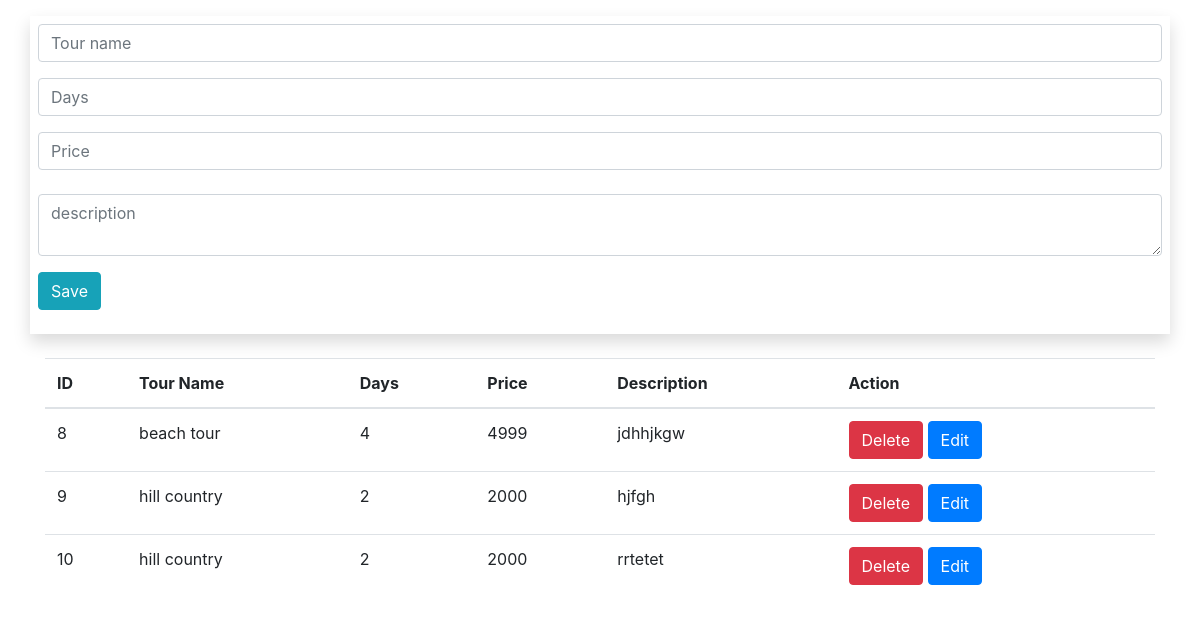
The app's page /Kajan/index1.php with its own data.
### tables this page shows
CREATE TABLE `packages` (
  `id` int(11) NOT NULL,
  `tourname` varchar(20) NOT NULL,
  `days` int(11) NOT NULL,
  `price` int(11) NOT NULL,
  `description` varchar(50) NOT NULL
);

### Kajan/index1.php (the view, shortened to what this page needs)
<!doctype html>
<html lang="en">
  <head>
    <link rel="stylesheet" href="https://stackpath.bootstrapcdn.com/bootstrap/4.3.1/css/bootstrap.min.css">
  </head>
  <body>
      <div class="container mt-3 mb-4 p-2 shadow bg-white">
          <form action="crud.php" method="POST">
                  <div class="form-group">
                      <input type="text" name="Tourname" class="form-control" id="Tour name" placeholder="Tour name">
                  </div>
                      <div class="form-group">
                          <input type="text" name="Days" class="form-control" id="Days" placeholder="Days">
                      </div>
                      <div class="form=group">
                          <input type="text" name="Price" class="form-control" id="Price" placeholder="Price">
                          </div>
                        <br>
                      <div class="form-group">
                        <textarea name="description" class="form-control" id="description" placeholder="description"></textarea>
                        </div>
                          <div class="form-group">
                          <button type="submit" name="save" class="btn btn-info">Save</button>
                          </div>
          </form>
      </div>
      <?php require_once("crud.php"); ?>
      <div class="container">
          <table class="table">
          <thead>
              <tr>
              <th>ID</th>
               <th>Tour Name</th>
               <th>Days</th>
               <th>Price</th>
               <th>Description</th>
               <th>Action</th>
              </tr>
              </thead>
              <tbody>
                  <form action="crud.php" method="POST">
              <?php
                  $sQuery = "SELECT * FROM packages LIMIT 50";
                  $result = $conn-> query($sQuery);
                  $x=1;
                  while($row = $result->fetch_assoc()): ?>
                  <tr>
                  <td><?php echo $row['id']; ?></td>
                  <td><?php echo $row['tourname']; ?></td>
                  <td><?php echo $row['days']; ?></td>
                  <td><?php echo $row['price']; ?></td>
                  <td><?php echo $row['description']; ?></td>
                  <td>
                      <button type ="submit" name ="delete" value="<?= $row['id']?>" class="btn btn-danger">Delete</button>
                      <button type="submit" name="edit" value="<?= $x;$x++;?>" class="btn btn-primary">Edit</button>
                      </td>
                  </tr>
                  <?php endwhile;?>
                      </form>
              </tbody>
          </table>
      </div>
  </body>
</html>

### records on screen
packages: id "8", tourname "beach tour", days "4", price "4999", description "jdhhjkgw"
packages: id "9", tourname "hill country", days "2", price "2000", description "hjfgh"
packages: id "10", tourname "hill country", days "2", price "2000", description "rrtetet"
